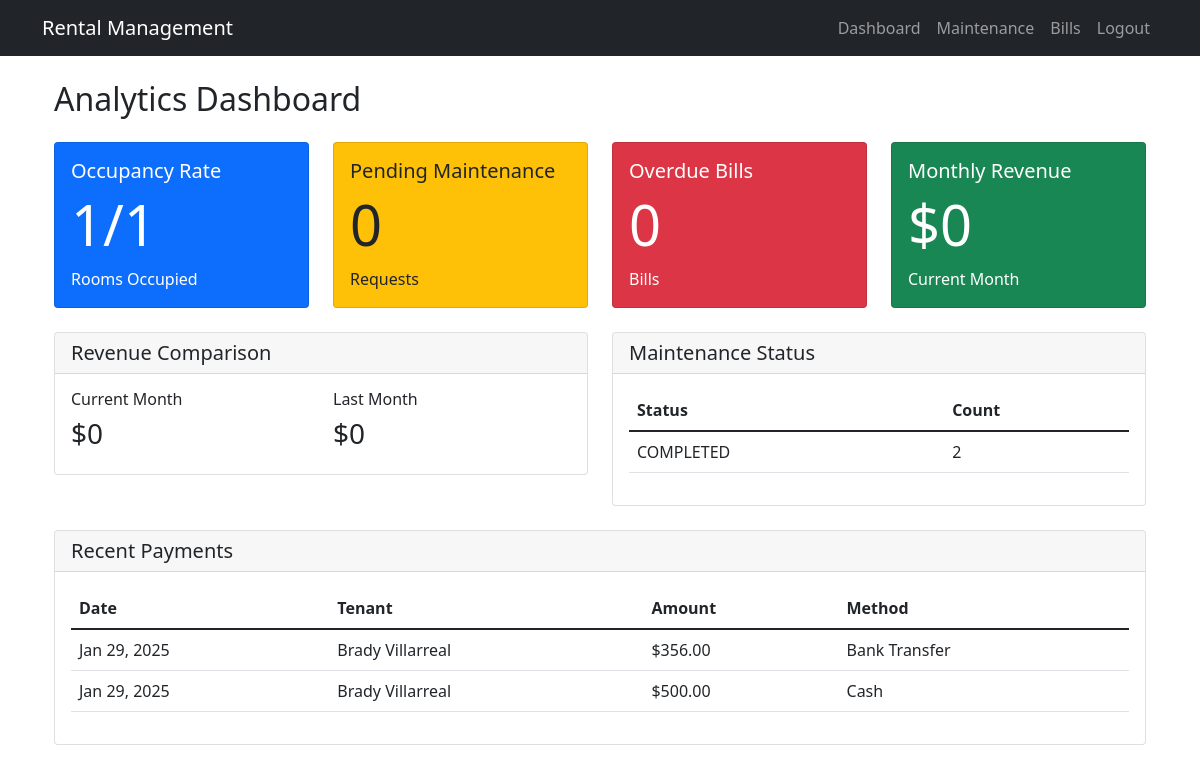
The app's page /analytics/ (signed in) with its own data.
### core/models.py (models this page shows, shortened)
class Payment(models.Model):
    PAYMENT_METHOD_CHOICES = [
        ('CASH', 'Cash'),
        ('BANK_TRANSFER', 'Bank Transfer'),
        ('ONLINE', 'Online Payment')
    ]
    bill = models.ForeignKey(Bill, on_delete=models.CASCADE)
    amount = models.DecimalField(max_digits=10, decimal_places=2)
    payment_date = models.DateTimeField(auto_now_add=True)
    payment_method = models.CharField(max_length=20, choices=PAYMENT_METHOD_CHOICES)
    transaction_id = models.CharField(max_length=100, blank=True)
    notes = models.TextField(blank=True)

class Bill(models.Model):
    STATUS_CHOICES = [
        ('PENDING', 'Pending'),
        ('PAID', 'Paid'),
        ('OVERDUE', 'Overdue')
    ]
    tenant = models.ForeignKey(Tenant, on_delete=models.CASCADE)
    bill_date = models.DateField()
    due_date = models.DateField()
    rent_amount = models.DecimalField(max_digits=10, decimal_places=2)
    electricity_amount = models.DecimalField(max_digits=10, decimal_places=2)
    water_amount = models.DecimalField(max_digits=10, decimal_places=2)
    other_charges = models.DecimalField(max_digits=10, decimal_places=2, default=0)
    status = models.CharField(max_length=10, choices=STATUS_CHOICES, default='PENDING')
    paid_date = models.DateField(null=True, blank=True)

class Tenant(models.Model):
    user = models.OneToOneField(User, on_delete=models.CASCADE)
    room = models.ForeignKey(Room, on_delete=models.SET_NULL, null=True, blank=True)
    emergency_contact = models.CharField(max_length=100)
    emergency_phone = models.CharField(max_length=15)
    lease_start = models.DateField()
    lease_end = models.DateField()
    documents = models.FileField(upload_to='tenant_documents/', blank=True)

class User(AbstractUser):
    USER_TYPE_CHOICES = [
        ('ADMIN', 'Admin'),
        ('STAFF', 'Staff'),
        ('TENANT', 'Tenant')
    ]
    user_type = models.CharField(max_length=10, choices=USER_TYPE_CHOICES)
    phone = models.CharField(max_length=15, blank=True)

### core/views.py (the view)
# urls.py: path('analytics/', views.analytics_dashboard, name='analytics_dashboard'),
@login_required
def analytics_dashboard(request):
    today = timezone.now().date()
    month_start = today.replace(day=1)
    last_month_start = (month_start - timedelta(days=1)).replace(day=1)
    context = {
        'total_rooms': Room.objects.count(),
        'occupied_rooms': Room.objects.filter(is_occupied=True).count(),
        'pending_maintenance': Maintenance.objects.filter(status='PENDING').count(),
        'overdue_bills': Bill.objects.filter(status='OVERDUE').count(),
        'current_month_revenue': Bill.objects.filter(
            bill_date__gte=month_start
        ).aggregate(
            total=Sum(F('rent_amount') + F('electricity_amount') +
                     F('water_amount') + F('other_charges'))
        )['total'] or 0,
        'last_month_revenue': Bill.objects.filter(
            bill_date__gte=last_month_start,
            bill_date__lt=month_start
        ).aggregate(
            total=Sum(F('rent_amount') + F('electricity_amount') +
                     F('water_amount') + F('other_charges'))
        )['total'] or 0,
        'maintenance_by_status': Maintenance.objects.values(
            'status'
        ).annotate(count=Count('id')),
        'recent_payments': Payment.objects.select_related(
            'bill__tenant'
        ).order_by('-payment_date')[:5],
    }
    return render(request, 'core/analytics/dashboard.html', context)

### templates/core/analytics/dashboard.html
{% extends 'core/base.html' %}
{% block content %}
<div class="container">
    <h2 class="mb-4">Analytics Dashboard</h2>
    <div class="row mb-4">
        <div class="col-md-3">
            <div class="card bg-primary text-white">
                <div class="card-body">
                    <h5 class="card-title">Occupancy Rate</h5>
                    <h2 class="display-4">{{ occupied_rooms }}/{{ total_rooms }}</h2>
                    <p class="mb-0">Rooms Occupied</p>
                </div>
            </div>
        </div>
        <div class="col-md-3">
            <div class="card bg-warning text-dark">
                <div class="card-body">
                    <h5 class="card-title">Pending Maintenance</h5>
                    <h2 class="display-4">{{ pending_maintenance }}</h2>
                    <p class="mb-0">Requests</p>
                </div>
            </div>
        </div>
        <div class="col-md-3">
            <div class="card bg-danger text-white">
                <div class="card-body">
                    <h5 class="card-title">Overdue Bills</h5>
                    <h2 class="display-4">{{ overdue_bills }}</h2>
                    <p class="mb-0">Bills</p>
                </div>
            </div>
        </div>
        <div class="col-md-3">
            <div class="card bg-success text-white">
                <div class="card-body">
                    <h5 class="card-title">Monthly Revenue</h5>
                    <h2 class="display-4">${{ current_month_revenue }}</h2>
                    <p class="mb-0">Current Month</p>
                </div>
            </div>
        </div>
    </div>
    <div class="row mb-4">
        <div class="col-md-6">
            <div class="card">
                <div class="card-header">
                    <h5 class="mb-0">Revenue Comparison</h5>
                </div>
                <div class="card-body">
                    <div class="row">
                        <div class="col-6">
                            <h6>Current Month</h6>
                            <h3>${{ current_month_revenue }}</h3>
                        </div>
                        <div class="col-6">
                            <h6>Last Month</h6>
                            <h3>${{ last_month_revenue }}</h3>
                        </div>
                    </div>
                </div>
            </div>
        </div>
        <div class="col-md-6">
            <div class="card">
                <div class="card-header">
                    <h5 class="mb-0">Maintenance Status</h5>
                </div>
                <div class="card-body">
                    <div class="table-responsive">
                        <table class="table">
                            <thead>
                                <tr>
                                    <th>Status</th>
                                    <th>Count</th>
                                </tr>
                            </thead>
                            <tbody>
                                {% for status in maintenance_by_status %}
                                    <tr>
                                        <td>{{ status.status }}</td>
                                        <td>{{ status.count }}</td>
                                    </tr>
                                {% endfor %}
                            </tbody>
                        </table>
                    </div>
                </div>
            </div>
        </div>
    </div>
    <div class="card">
        <div class="card-header">
            <h5 class="mb-0">Recent Payments</h5>
        </div>
        <div class="card-body">
            <div class="table-responsive">
                <table class="table">
                    <thead>
                        <tr>
                            <th>Date</th>
                            <th>Tenant</th>
                            <th>Amount</th>
                            <th>Method</th>
                        </tr>
                    </thead>
                    <tbody>
                        {% for payment in recent_payments %}
                            <tr>
                                <td>{{ payment.payment_date|date:"M d, Y" }}</td>
                                <td>{{ payment.bill.tenant.user.get_full_name }}</td>
                                <td>${{ payment.amount }}</td>
                                <td>{{ payment.get_payment_method_display }}</td>
                            </tr>
                        {% endfor %}
                    </tbody>
                </table>
            </div>
        </div>
    </div>
</div>
{% endblock %}

### records on screen
Payment: payment_date "Jan 29, 2025", bill.tenant.user.get_full_name "Brady Villarreal", amount "356.00", payment_method "Bank Transfer"
Payment: payment_date "Jan 29, 2025", bill.tenant.user.get_full_name "Brady Villarreal", amount "500.00", payment_method "Cash"

### other values on screen
{{ occupied_rooms }} "1"
{{ total_rooms }} "1"
{{ pending_maintenance }} "0"
{{ overdue_bills }} "0"
{{ current_month_revenue }} "0"
{{ last_month_revenue }} "0"
{{ status.status }} "COMPLETED"
{{ status.count }} "2"
